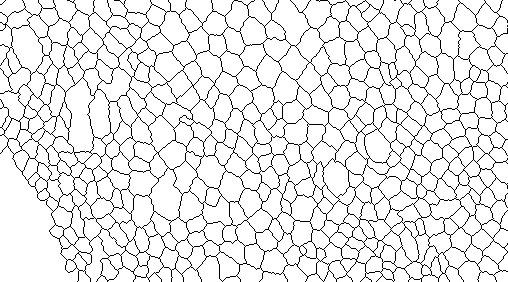
#> input picture samples/Segmentation-2.tif, 508 x 282 px; its folder holds 2 pictures in this run
$ python 01_run_sample.py
#> lines starting #> are read from the running program, lines starting #| are printed output that depends on the picture
### deprojpy/io.py
from pathlib import Path

import numpy as np
import tifffile


def load_tiff_pair(
    mask_path: str | Path, heightmap_path: str | Path
) -> tuple[np.ndarray, np.ndarray]:
    """Load a DeProj-compatible segmentation mask and height map.

    Parameters
    ----------
    mask_path, heightmap_path:
        Paths to two-dimensional TIFF images. Array axes follow image
        convention ``(row, column)``.

    Returns
    -------
    mask, heightmap:
        NumPy arrays with identical shapes. Geometry produced later by
        :func:`deprojpy.from_heightmap` uses explicit ``(x, y, z)`` order.
    """
    mask = np.asarray(tifffile.imread(mask_path))
#> mask: shape (282, 508); 90.7% white; black in thin lines or dots
    heightmap = np.asarray(tifffile.imread(heightmap_path))
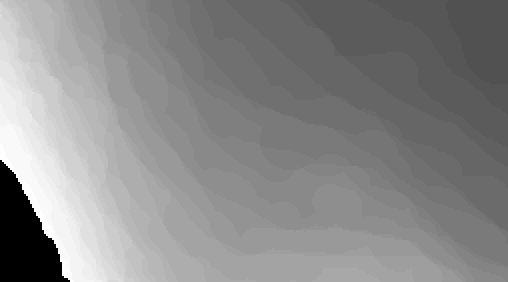
#> input picture samples/HeightMap-2.tif, 508 x 282 px
#> heightmap is the input picture: shape (282, 508) float32; min 0, max 25, mean 13.5
    if mask.ndim != 2 or heightmap.ndim != 2:
        raise ValueError("mask and heightmap must both be 2-D images")
    if mask.shape != heightmap.shape:
        raise ValueError(f"shape mismatch: mask {mask.shape}, heightmap {heightmap.shape}")
    return mask, heightmap


# [52 lines left out: functions _lit, load_label_heightmap_pair, not called in this run]

### deprojpy/mask.py
from __future__ import annotations

import networkx as nx
import numpy as np
from scipy import ndimage as ndi
from skimage import measure, morphology

from .objects import MaskObject


def validate_binary_mask(mask: np.ndarray) -> np.ndarray:
    """Validate and return a two-dimensional black-ridge/white-cell mask."""
    image = np.asarray(mask)
    if image.ndim != 2:
        raise ValueError(f"mask must be a 2-D array; received shape {image.shape}")
    if image.size == 0:
        raise ValueError("mask must not be empty")
    if not np.all(np.isfinite(image)):
        raise ValueError("mask must contain only finite values")
    values = np.unique(image)
#> values = [0, 255]
    if len(values) != 2 or 0 not in values:
        raise ValueError(
            "mask must be binary-like with exactly two values: black ridges "
            "(0) and nonzero cell interiors"
        )
    return image


def _ordered_boundary(component: np.ndarray) -> np.ndarray:
    """Return an ordered boundary as integer (x, y) pixel-center coordinates."""
    contours = measure.find_contours(component, 0.5, fully_connected="high")
    if not contours:
        return np.empty((0, 2), dtype=float)
    contour = max(contours, key=len)
    # find_contours follows pixel edges. Snap inward to actual dilated-cell
    # pixels, matching MATLAB bwboundaries' integer row/column coordinates.
    candidates = np.rint(contour).astype(int)
    candidates[:, 0] = np.clip(candidates[:, 0], 0, component.shape[0] - 1)
    candidates[:, 1] = np.clip(candidates[:, 1], 0, component.shape[1] - 1)
    for k, (row, col) in enumerate(candidates):
        if not component[row, col]:
            neighborhood = np.argwhere(
                component[max(0, row - 1) : row + 2, max(0, col - 1) : col + 2]
            )
            if neighborhood.size:
                candidates[k] = neighborhood[0] + [max(0, row - 1), max(0, col - 1)]
    keep = np.r_[True, np.any(np.diff(candidates, axis=0) != 0, axis=1)]
    rc = candidates[keep]
    if len(rc) > 1 and np.array_equal(rc[0], rc[-1]):
        rc = rc[:-1]
    return rc[:, ::-1].astype(float)  # explicit x, y order


def mask_to_objects(mask: np.ndarray) -> tuple[list[MaskObject], nx.Graph]:
    """Convert white 4-connected cells and the black ridge into objects/graph.

    Input array indices are ``(row, column)``; all returned coordinates are
    geometric ``(x, y)`` pixel coordinates, with the first pixel at (0, 0).
    """
    # Ensure the input has the expected binary structure before processing.
    image = validate_binary_mask(mask)
    # Label each white region as an individual cell using 4-connectivity.
    white = image != 0
#> white: shape (282, 508) bool; 90.7% white; black in thin lines or dots
    labels, n_components = ndi.label(white, ndi.generate_binary_structure(2, 1)) # type: ignore
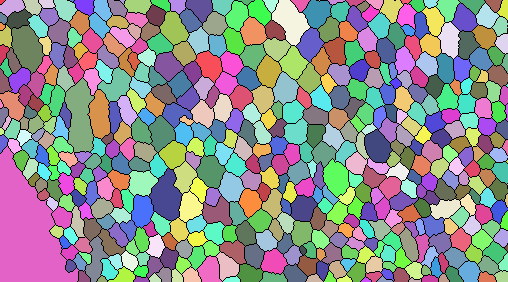
#> labels: shape (282, 508) int32; 528 distinct labels, from 0 to 527; one colour per label, 0 black
#> n_components = 527

    # The black pixels form ridges; local ridge density helps identify junctions.
    ridge = ~white
#> ridge: shape (282, 508) bool; 9.3% white in thin lines or dots
    ridge_neighbors = ndi.convolve(
        ridge.astype(np.uint8), np.ones((3, 3), dtype=np.uint8), mode="constant"
    )
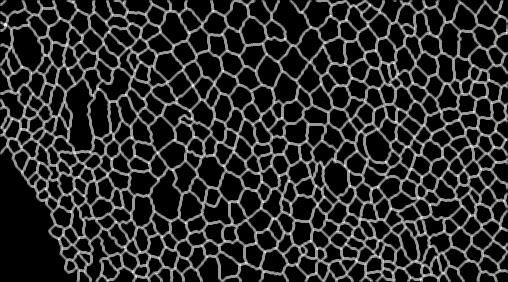
#> ridge_neighbors: shape (282, 508); min 0, max 5, mean 0.831; drawn with min black and max white
    # Ridge pixels with enough neighboring ridge pixels are treated as junctions.
    junction_mask = ridge & (ridge_neighbors >= 4)
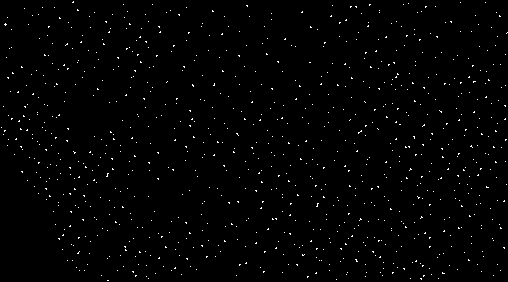
#> junction_mask: shape (282, 508) bool; 1.1% white in thin lines or dots
    junction_labels, n_junctions = ndi.label(junction_mask, ndi.generate_binary_structure(2, 2)) # type: ignore
#> junction_labels: shape (282, 508) int32; 921 distinct labels, from 0 to 920
#> n_junctions = 920
#> (the rest of the program and of its run is left out)
